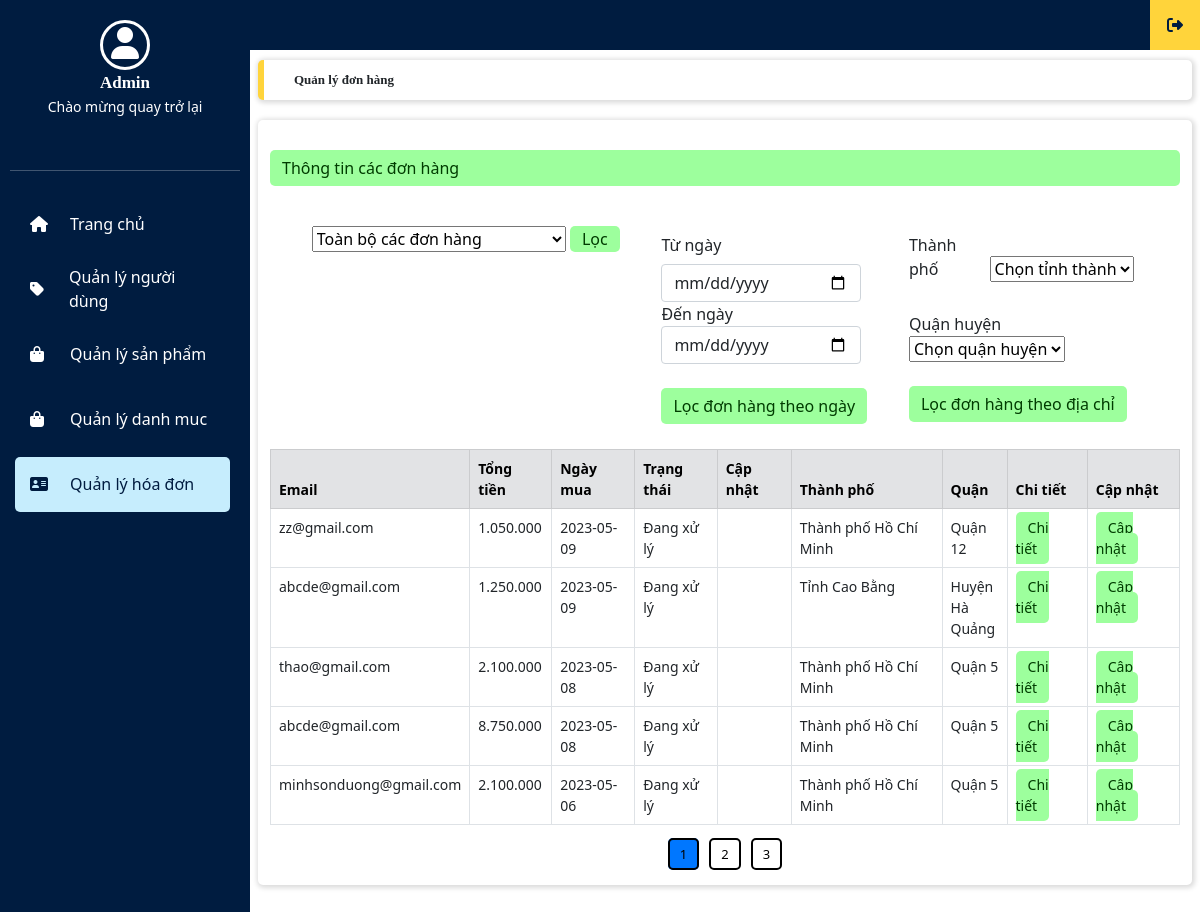
Screenshot of /admin.php?adminlayout=quanlydonhang (signed in) with the database file from the repository.
### tables this page shows
CREATE TABLE `orders` (
  `id` int(11) NOT NULL,
  `customer_name` varchar(255) DEFAULT NULL,
  `customer_address` varchar(255) DEFAULT NULL,
  `customer_email` varchar(255) DEFAULT NULL,
  `customer_phone_number` varchar(20) DEFAULT NULL,
  `total_price` decimal(10,2) DEFAULT NULL,
  `status` varchar(50) DEFAULT 'Đang xử lý',
  `created_at` timestamp NOT NULL DEFAULT current_timestamp(),
  `user_id` int(11) NOT NULL,
  `delivery_at` date DEFAULT NULL,
  `city` varchar(255) DEFAULT NULL,
  `district` varchar(255) DEFAULT NULL,
  `pay_method` varchar(255) DEFAULT NULL
);

### adminhoadon.php (the view, shortened to what this page needs)
<?php
include('./config.php');
if (isset($_GET['page'])) {
    $page = $_GET['page'];
} else {
    $page = 1;
}
$rowperpage = 5;
$perRow = $page * $rowperpage - $rowperpage;
if (isset($_POST['nutloctrangthaidonhang']) || isset($_GET['nutloctrangthaidonhang'])) {
    if (isset($_POST['trangthaidonhang'])) {
        $trangthaidonhang = $_POST['trangthaidonhang'];
    } else {
        $trangthaidonhang = $_GET['trangthaidonhang'];
    }
    if ($trangthaidonhang == 'toanbodonhang') {
        $sqlphantrang =  "SELECT * FROM orders  ORDER BY id DESC LIMIT $perRow,$rowperpage";
        $queryphantrang = mysqli_query($conn, $sqlphantrang);
        $totalRow = mysqli_num_rows(mysqli_query($conn, "SELECT * FROM orders"));
        $totalPage = ceil($totalRow / $rowperpage);
        $listPage = "";
        for ($i = 1; $i <= $totalPage; $i++) {
            if ($page == $i) {
                $listPage .= '<a href="#" class="phan_trang active" style="background-color: #0077FF">' . $i . '</a>';
            } else {
                $listPage .= '<a href="./admin.php?adminlayout=quanlydonhang&page=' . $i . '" class="phan_trang">' . $i . '</a>';
            }
        }
    } else if ($trangthaidonhang == 'dahoanthanh') {
        $sqlphantrang =  "SELECT * FROM orders WHERE status='Đã hoàn thành'  ORDER BY id DESC LIMIT $perRow,$rowperpage";
        $queryphantrang = mysqli_query($conn, $sqlphantrang);
        $totalRow = mysqli_num_rows(mysqli_query($conn, "SELECT * FROM orders WHERE status!='Đang xử lý'"));
        $totalPage = ceil($totalRow / $rowperpage);
        $listPage = "";
        for ($i = 1; $i <= $totalPage; $i++) {
            if ($page == $i) {
                $listPage .= '<a href="#" class="phan_trang active" style="background-color: #0077FF">' . $i . '</a>';
            } else {
                $listPage .= '<a href="./admin.php?adminlayout=quanlydonhang&nutloctrangthaidonhang&trangthaidonhang=' . $trangthaidonhang . '&page=' . $i . '" class="phan_trang">' . $i . '</a>';
            }
        }
    } else if ($trangthaidonhang == 'chuahoanthanh') {
        $sqlphantrang =  "SELECT * FROM orders WHERE status!='Đã hoàn thành'  ORDER BY id DESC LIMIT $perRow,$rowperpage";
        $queryphantrang = mysqli_query($conn, $sqlphantrang);
        $totalRow = mysqli_num_rows(mysqli_query($conn, "SELECT * FROM orders WHERE status='Đang xử lý'"));
        $totalPage = ceil($totalRow / $rowperpage);
        $listPage = "";
        for ($i = 1; $i <= $totalPage; $i++) {
            if ($page == $i) {
                $listPage .= '<a href="#" class="phan_trang active" style="background-color: #0077FF">' . $i . '</a>';
            } else {
                $listPage .= '<a href="./admin.php?adminlayout=quanlydonhang&nutloctrangthaidonhang&trangthaidonhang=' . $trangthaidonhang . '&page=' . $i . '" class="phan_trang">' . $i . '</a>';
            }
        }
    }
} else {
    $sqlphantrang =  "SELECT * FROM orders  ORDER BY id DESC LIMIT $perRow,$rowperpage";
    $queryphantrang = mysqli_query($conn, $sqlphantrang);
    $totalRow = mysqli_num_rows(mysqli_query($conn, "SELECT * FROM orders"));
    $totalPage = ceil($totalRow / $rowperpage);
    $listPage = "";
    for ($i = 1; $i <= $totalPage; $i++) {
        if ($page == $i) {
            $listPage .= '<a href="#" class="phan_trang active" style="background-color: #0077FF">' . $i . '</a>';
        } else {
            $listPage .= '<a href="./admin.php?adminlayout=quanlydonhang&page=' . $i . '" class="phan_trang">' . $i . '</a>';
        }
    }
}
?>
<!DOCTYPE html>
<html lang="en">
<head>
    <link rel="stylesheet" type="text/css" href="./admin.css">
    <link rel="stylesheet" href="https://cdnjs.cloudflare.com/ajax/libs/bootstrap/5.0.2/css/bootstrap.min.css">
    <link rel="stylesheet" href="https://cdnjs.cloudflare.com/ajax/libs/font-awesome/6.4.0/css/all.min.css">
</head>
<body>
    <div class="content">
        <div class="row">
            <div class="title col-12 box_shadow">
                <b>Quản lý đơn hàng</b>
            </div>
        </div>
        <div class="row main_frame box_card box_shadow">
            <div class="element_btn">
                <div>
                    <p class="addnew_btn">Thông tin các đơn hàng</p></br>
                    <div class="loc" style="padding-left: 0px!important;">
                        <div id="divchonloc">
                            <div>
                                <form action="./admin.php?adminlayout=quanlydonhang" method="POST">
                                    <select aria-label="Default select example" name="trangthaidonhang">
                                        <option value="toanbodonhang" selected>Toàn bộ các đơn hàng</option>
                                    </select>
                                    <button type="submit" class="addnew_btn" name="nutloctrangthaidonhang" style="padding:1px 12px; border:0;">Lọc</button>
                                </form>
                            </div>
                            <div>
                                <form action="./admin.php?adminlayout=quanlydonhang" method="POST">
                                    <label class="col-4 col-form-label">Từ ngày</label>
                                    <div class="col-8">
                                        <input type="date" name="ngaytruoc" class="form-control" min="1900-01-01" max="9999-12-31" style="width:200px" required>
                                    </div>
                                    <span class="col-4 col-form-label">Đến ngày</span>
                                    <div class="col-8">
                                        <input type="date" name="ngaysau" class="form-control" min="1900-01-01" max="9999-12-31" style="width:200px" required>
                                    </div></br>
                                    <button type="submit" class="addnew_btn" name="nutlocngaydonhang" style="border:0;">Lọc đơn hàng theo ngày</button></br>
                                </form>
                            </div>
                            <div>
                                <form action="./admin.php?adminlayout=quanlydonhang" method="POST">
                                    <label class="col-4 col-form-label">Thành phố</label>
                                    <select name="tinhthanh" id="city" required>
                                        <option value="" selected disabled>Chọn tỉnh thành</option>
                                    </select>
                                    <span class="col-4 col-form-label">Quận huyện</span></br>
                                    <select name="quanhuyen" id="district" >
                                        <option value="" selected>Chọn quận huyện</option>
                                    </select></br></br>
                                    <button type="submit" class="addnew_btn" name="nutlocdiachidonhang" style="border:0;">Lọc đơn hàng theo địa chỉ</button></br>
                                </form>
                            </div>
                        </div>
                    </div>
                </div>
            </div>
            <div class="table-responsive-lg">
                <table class="table table-bordered">
                    <form action="" method="post">
                        <thead>
                            <tr class="table-secondary">
                                <th scope="col">Email</th>
                                <th scope="col">Tổng tiền</th>
                                <th scope="col">Ngày mua</th>
                                <th scope="col">Trạng thái</th>
                                <th scope="col">Cập nhật</th>
                                <th scope="col">Thành phố</th>
                                <th scope="col">Quận</th>
                                <th scope="col">Chi tiết</th>
                                <th scope="col">Cập nhật</th>
                            </tr>
                        </thead>
                        <tbody>
                            <?php
                            while ($row = mysqli_fetch_assoc($queryphantrang)) {
                                echo '<tr>
                       <td>' . $row['customer_email'] . '</td>
                       <td>' . number_format($row['total_price'], 0, ".", ".") . '</td>
                       <td>' . date('Y-m-d', strtotime($row['created_at'])) . '</td>
                       <td>' . $row['status'] . '</td>
                       <td>' . $row['delivery_at'] . '</td>
                       <td>' . $row['city'] . '</td>
                       <td style="width:65px;">' . $row['district'] . '</td>
                       <td><a href="./admin.php?adminlayout=adminchitietdonhang&page=' . $page . '&id_donhang=' . $row['id'] . '" class="addnew_btn">Chi tiết</a></td>
                       <td><a href="./admin.php?adminlayout=capnhatdonhang&page=' . $page . '&id_donhang=' . $row['id'] . '" class="addnew_btn">Cập nhật</a></td>
                        </tr>';
                            }
                            ?>
                        </tbody>
                    </form>
                </table>
            </div>
            <div class="category_paging">
                <?php
                echo $listPage;
                ?>
            </div>
        </div>
    </div>
</body>
</html>

### admin.css (style rules this page uses)
* { margin: 0; padding: 0; box-sizing: border-box; }
a { text-decoration: none; }
body { font-family: Roboto; background-color: #f5f5f5; }
.container, .row { padding: 0; margin: 0; }
.main_frame { padding: 20px 0 0 0; }
.content { margin-left: 250px; padding: 60px 20px 40px 20px; justify-content: center; }
.content .title { font-family: Roboto-Bold; font-size: 13px; background-color: #ffffff; border-radius: 5px; border-left: 6px solid #ffd43b; padding: 10px 30px; margin-bottom: 20px; }
.box_shadow { box-shadow: 1px 1px 5px 2px rgba(0, 0, 0, 0.14); }
.box_card { border-radius: 5px; margin-bottom: 20px; background-color: #ffffff; }
.element_btn { padding: 10px; text-align: left; }
.addnew_btn { color: #003c00; background-color: #9dff9d; padding: 6px 12px; border-radius: 5px; }
.table { margin-top: 15px; }
.table th, .table td { font-size: 14px; padding: 12px; }
.table, td, th { border-collapse: collapse; border: 1px solid #c8c7c7; }
.table thead { background-color: #dddddd; }
.title, tr { text-align: left; }
table { width: 98%; }
.loc { padding-left: 100px; }
.category_paging { padding-bottom: 20px; text-align: center; }
.phan_trang { color: black; font-size: 13px; border: 2px solid black; border-radius: 5px; margin: 10px 5px; padding: 5px 10px; }
.menu a,.element_btn a, tbody td a ,.category_paging a { text-decoration: none; }
.main_frame { align-items: center; }

### adminhoadon.php (style rules this page uses)
div #divchonloc { display: flex; justify-content: space-evenly; }

### rows the page displays
orders: customer_email "zz@gmail.com", total_price "1.050.000", created_at "2023-05-09", status "Đang xử lý", city "Thành phố Hồ Chí Minh", district "Quận 12"
orders: customer_email "abcde@gmail.com", total_price "1.250.000", created_at "2023-05-09", status "Đang xử lý", city "Tỉnh Cao Bằng", district "Huyện Hà Quảng"
orders: customer_email "thao@gmail.com", total_price "2.100.000", created_at "2023-05-08", status "Đang xử lý", city "Thành phố Hồ Chí Minh", district "Quận 5"
orders: customer_email "abcde@gmail.com", total_price "8.750.000", created_at "2023-05-08", status "Đang xử lý", city "Thành phố Hồ Chí Minh", district "Quận 5"
orders: customer_email "minhsonduong@gmail.com", total_price "2.100.000", created_at "2023-05-06", status "Đang xử lý", city "Thành phố Hồ Chí Minh", district "Quận 5"
